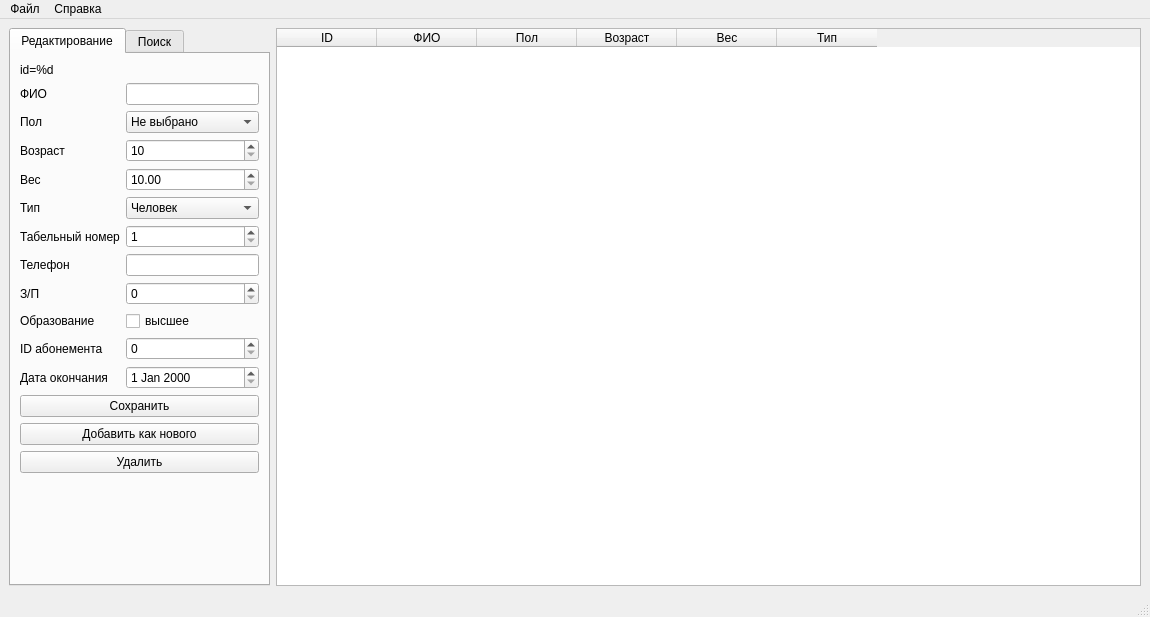
<?xml version="1.0" encoding="UTF-8"?>
<ui version="4.0">
 <class>MainWindow</class>
 <widget class="QMainWindow" name="MainWindow">
  <property name="geometry">
   <rect>
    <x>0</x>
    <y>0</y>
    <width>1150</width>
    <height>617</height>
   </rect>
  </property>
  <property name="sizePolicy">
   <sizepolicy hsizetype="Fixed" vsizetype="Expanding">
    <horstretch>0</horstretch>
    <verstretch>0</verstretch>
   </sizepolicy>
  </property>
  <property name="minimumSize">
   <size>
    <width>200</width>
    <height>0</height>
   </size>
  </property>
  <property name="windowTitle">
   <string>MainWindow</string>
  </property>
  <widget class="QWidget" name="centralwidget">
   <layout class="QGridLayout" name="gridLayout">
    <item row="0" column="1">
     <widget class="QTableWidget" name="table">
      <column>
       <property name="text">
        <string>ID</string>
       </property>
       <property name="whatsThis">
        <string notr="true"/>
       </property>
      </column>
      <column>
       <property name="text">
        <string>ФИО</string>
       </property>
      </column>
      <column>
       <property name="text">
        <string>Пол</string>
       </property>
      </column>
      <column>
       <property name="text">
        <string>Возраст</string>
       </property>
      </column>
      <column>
       <property name="text">
        <string>Вес</string>
       </property>
      </column>
      <column>
       <property name="text">
        <string>Тип</string>
       </property>
      </column>
     </widget>
    </item>
    <item row="0" column="0">
     <widget class="QTabWidget" name="tabWidget">
      <property name="sizePolicy">
       <sizepolicy hsizetype="Minimum" vsizetype="Expanding">
        <horstretch>0</horstretch>
        <verstretch>0</verstretch>
       </sizepolicy>
      </property>
      <property name="currentIndex">
       <number>0</number>
      </property>
      <widget class="QWidget" name="tab1">
       <attribute name="title">
        <string>Редактирование</string>
       </attribute>
       <layout class="QVBoxLayout" name="verticalLayout">
        <item>
         <layout class="QGridLayout" name="grid">
          <item row="8" column="0">
           <widget class="QLabel" name="salaryLabel">
            <property name="inputMethodHints">
             <set>Qt::ImhNone</set>
            </property>
            <property name="text">
             <string>З/П</string>
            </property>
           </widget>
          </item>
          <item row="0" column="0">
           <widget class="QLabel" name="title">
            <property name="text">
             <string>id=%d</string>
            </property>
           </widget>
          </item>
          <item row="7" column="0">
           <widget class="QLabel" name="teacherPhoneLabel">
            <property name="text">
             <string>Телефон</string>
            </property>
           </widget>
          </item>
          <item row="2" column="0">
           <widget class="QLabel" name="label_2">
            <property name="text">
             <string>Пол</string>
            </property>
           </widget>
          </item>
          <item row="7" column="1">
           <widget class="QLineEdit" name="teacherPhone"/>
          </item>
          <item row="1" column="0">
           <widget class="QLabel" name="label_0">
            <property name="text">
             <string>ФИО</string>
            </property>
           </widget>
          </item>
          <item row="5" column="0">
           <widget class="QLabel" name="label_5">
            <property name="text">
             <string>Тип</string>
            </property>
           </widget>
          </item>
          <item row="2" column="1">
           <widget class="QComboBox" name="gender">
            <item>
             <property name="text">
              <string>Не выбрано</string>
             </property>
            </item>
            <item>
             <property name="text">
              <string>Муж.</string>
             </property>
            </item>
            <item>
             <property name="text">
              <string>Жен.</string>
             </property>
            </item>
           </widget>
          </item>
          <item row="9" column="0">
           <widget class="QLabel" name="managerEduLabel">
            <property name="text">
             <string>Образование</string>
            </property>
           </widget>
          </item>
          <item row="1" column="1">
           <widget class="QLineEdit" name="name">
            <property name="sizePolicy">
             <sizepolicy hsizetype="Minimum" vsizetype="Fixed">
              <horstretch>0</horstretch>
              <verstretch>0</verstretch>
             </sizepolicy>
            </property>
           </widget>
          </item>
          <item row="3" column="0">
           <widget class="QLabel" name="label_3">
            <property name="text">
             <string>Возраст</string>
            </property>
           </widget>
          </item>
          <item row="8" column="1">
           <widget class="QSpinBox" name="salary">
            <property name="maximum">
             <number>10000000</number>
            </property>
           </widget>
          </item>
          <item row="4" column="0">
           <widget class="QLabel" name="label_4">
            <property name="text">
             <string>Вес</string>
            </property>
           </widget>
          </item>
          <item row="10" column="0">
           <widget class="QLabel" name="clientIDLabel">
            <property name="text">
             <string>ID абонемента</string>
            </property>
           </widget>
          </item>
          <item row="3" column="1">
           <widget class="QSpinBox" name="age">
            <property name="minimum">
             <number>10</number>
            </property>
            <property name="maximum">
             <number>1000</number>
            </property>
           </widget>
          </item>
          <item row="9" column="1">
           <widget class="QCheckBox" name="managerEdu">
            <property name="text">
             <string>высшее</string>
            </property>
           </widget>
          </item>
          <item row="6" column="0">
           <widget class="QLabel" name="teacherIDLabel">
            <property name="text">
             <string>Табельный номер</string>
            </property>
           </widget>
          </item>
          <item row="11" column="0">
           <widget class="QLabel" name="clientEndDateLabel">
            <property name="text">
             <string>Дата окончания</string>
            </property>
           </widget>
          </item>
          <item row="10" column="1">
           <widget class="QSpinBox" name="clientID">
            <property name="maximum">
             <number>1000000</number>
            </property>
           </widget>
          </item>
          <item row="6" column="1">
           <widget class="QSpinBox" name="teacherID">
            <property name="minimum">
             <number>1</number>
            </property>
            <property name="maximum">
             <number>10000000</number>
            </property>
           </widget>
          </item>
          <item row="5" column="1">
           <widget class="QComboBox" name="type">
            <property name="sizePolicy">
             <sizepolicy hsizetype="Minimum" vsizetype="Fixed">
              <horstretch>0</horstretch>
              <verstretch>0</verstretch>
             </sizepolicy>
            </property>
            <item>
             <property name="text">
              <string>Человек</string>
             </property>
            </item>
            <item>
             <property name="text">
              <string>Тренер</string>
             </property>
            </item>
            <item>
             <property name="text">
              <string>Менеджер</string>
             </property>
            </item>
            <item>
             <property name="text">
              <string>Клиент</string>
             </property>
            </item>
           </widget>
          </item>
          <item row="4" column="1">
           <widget class="QDoubleSpinBox" name="weight">
            <property name="minimum">
             <double>10.000000000000000</double>
            </property>
            <property name="maximum">
             <double>300.000000000000000</double>
            </property>
            <property name="stepType">
             <enum>QAbstractSpinBox::AdaptiveDecimalStepType</enum>
            </property>
           </widget>
          </item>
          <item row="11" column="1">
           <widget class="QDateEdit" name="clientEndDate"/>
          </item>
         </layout>
        </item>
        <item>
         <widget class="QPushButton" name="saveButton">
          <property name="text">
           <string>Сохранить</string>
          </property>
         </widget>
        </item>
        <item>
         <widget class="QPushButton" name="saveAsButton">
          <property name="text">
           <string>Добавить как нового</string>
          </property>
         </widget>
        </item>
        <item>
         <widget class="QPushButton" name="removeButton">
          <property name="text">
           <string>Удалить</string>
          </property>
         </widget>
        </item>
        <item>
         <spacer name="verticalSpacer">
          <property name="orientation">
           <enum>Qt::Vertical</enum>
          </property>
          <property name="sizeHint" stdset="0">
           <size>
            <width>20</width>
            <height>40</height>
           </size>
          </property>
         </spacer>
        </item>
       </layout>
      </widget>
      <widget class="QWidget" name="tab2">
       <attribute name="title">
        <string>Поиск</string>
       </attribute>
       <layout class="QVBoxLayout" name="verticalLayout_2">
        <item>
         <layout class="QGridLayout" name="gridLayout_2">
          <item row="1" column="1">
           <layout class="QHBoxLayout" name="searchGenderLayout">
            <item>
             <widget class="QCheckBox" name="searchGenderMan">
              <property name="text">
               <string>Муж</string>
              </property>
             </widget>
            </item>
            <item>
             <widget class="QCheckBox" name="searchGenderWoman">
              <property name="text">
               <string>Жен</string>
              </property>
             </widget>
            </item>
            <item>
             <widget class="QCheckBox" name="searchGenderNone">
              <property name="text">
               <string>?</string>
              </property>
             </widget>
            </item>
           </layout>
          </item>
          <item row="6" column="0">
           <widget class="QLabel" name="label_u6">
            <property name="text">
             <string>Тип</string>
            </property>
           </widget>
          </item>
          <item row="2" column="0">
           <widget class="QLabel" name="label_u2">
            <property name="text">
             <string>Возраст (от)</string>
            </property>
           </widget>
          </item>
          <item row="4" column="1">
           <widget class="QDoubleSpinBox" name="searchWeightHi"/>
          </item>
          <item row="4" column="0">
           <widget class="QLabel" name="label_u4">
            <property name="text">
             <string>Вес (от)</string>
            </property>
           </widget>
          </item>
          <item row="3" column="0">
           <widget class="QLabel" name="label_u3">
            <property name="text">
             <string>Возраст (до)</string>
            </property>
           </widget>
          </item>
          <item row="0" column="0">
           <widget class="QLabel" name="label_u0">
            <property name="text">
             <string>ФИО</string>
            </property>
           </widget>
          </item>
          <item row="1" column="0">
           <widget class="QLabel" name="label_u1">
            <property name="text">
             <string>Пол</string>
            </property>
           </widget>
          </item>
          <item row="0" column="1">
           <widget class="QLineEdit" name="searchName">
            <property name="sizePolicy">
             <sizepolicy hsizetype="Minimum" vsizetype="Fixed">
              <horstretch>0</horstretch>
              <verstretch>0</verstretch>
             </sizepolicy>
            </property>
           </widget>
          </item>
          <item row="3" column="1">
           <widget class="QSpinBox" name="searchAgeHi"/>
          </item>
          <item row="2" column="1">
           <widget class="QSpinBox" name="searchAgeLo"/>
          </item>
          <item row="6" column="1">
           <layout class="QGridLayout" name="searchTypeGrid">
            <item row="2" column="0">
             <widget class="QCheckBox" name="searchTypeTeacher">
              <property name="text">
               <string>Тренер</string>
              </property>
             </widget>
            </item>
            <item row="1" column="1">
             <widget class="QCheckBox" name="searchTypeManager">
              <property name="text">
               <string>Менеджер</string>
              </property>
             </widget>
            </item>
            <item row="2" column="1">
             <widget class="QCheckBox" name="searchTypeClient">
              <property name="text">
               <string>Клиент</string>
              </property>
             </widget>
            </item>
            <item row="1" column="0">
             <widget class="QCheckBox" name="searchTypeHuman">
              <property name="text">
               <string>Человек</string>
              </property>
             </widget>
            </item>
           </layout>
          </item>
          <item row="5" column="0">
           <widget class="QLabel" name="label_u5">
            <property name="text">
             <string>Вес (до)</string>
            </property>
           </widget>
          </item>
          <item row="5" column="1">
           <widget class="QDoubleSpinBox" name="searchWeightLo"/>
          </item>
         </layout>
        </item>
        <item>
         <widget class="QPushButton" name="searchButton">
          <property name="text">
           <string>Применить</string>
          </property>
         </widget>
        </item>
        <item>
         <spacer name="verticalSpacer_2">
          <property name="orientation">
           <enum>Qt::Vertical</enum>
          </property>
          <property name="sizeHint" stdset="0">
           <size>
            <width>20</width>
            <height>40</height>
           </size>
          </property>
         </spacer>
        </item>
        <item>
         <widget class="QPushButton" name="searchResetButton">
          <property name="text">
           <string>Сбросить</string>
          </property>
         </widget>
        </item>
       </layout>
      </widget>
     </widget>
    </item>
   </layout>
  </widget>
  <widget class="QMenuBar" name="menubar">
   <property name="geometry">
    <rect>
     <x>0</x>
     <y>0</y>
     <width>1150</width>
     <height>21</height>
    </rect>
   </property>
   <widget class="QMenu" name="file">
    <property name="title">
     <string>Файл</string>
    </property>
    <addaction name="actionNew"/>
    <addaction name="actionOpen"/>
    <addaction name="actionSave"/>
    <addaction name="actionSaveAs"/>
    <addaction name="separator"/>
    <addaction name="actionExit"/>
   </widget>
   <widget class="QMenu" name="reference">
    <property name="title">
     <string>Справка</string>
    </property>
    <addaction name="manual"/>
    <addaction name="about"/>
   </widget>
   <addaction name="file"/>
   <addaction name="reference"/>
  </widget>
  <widget class="QStatusBar" name="statusbar"/>
  <action name="actionNew">
   <property name="text">
    <string>Новый</string>
   </property>
   <property name="shortcut">
    <string>Ctrl+N</string>
   </property>
  </action>
  <action name="actionOpen">
   <property name="text">
    <string>Открыть</string>
   </property>
   <property name="shortcut">
    <string>Ctrl+O</string>
   </property>
  </action>
  <action name="actionSave">
   <property name="text">
    <string>Сохранить</string>
   </property>
   <property name="shortcut">
    <string>Ctrl+S</string>
   </property>
  </action>
  <action name="actionSaveAs">
   <property name="text">
    <string>Сохранить как...</string>
   </property>
   <property name="shortcut">
    <string>Ctrl+Shift+S</string>
   </property>
  </action>
  <action name="actionExit">
   <property name="text">
    <string>Выход</string>
   </property>
   <property name="shortcut">
    <string>Ctrl+Q</string>
   </property>
  </action>
  <action name="manual">
   <property name="text">
    <string>Руководство</string>
   </property>
  </action>
  <action name="about">
   <property name="text">
    <string>О программе</string>
   </property>
  </action>
 </widget>
 <resources/>
 <connections/>
</ui>
